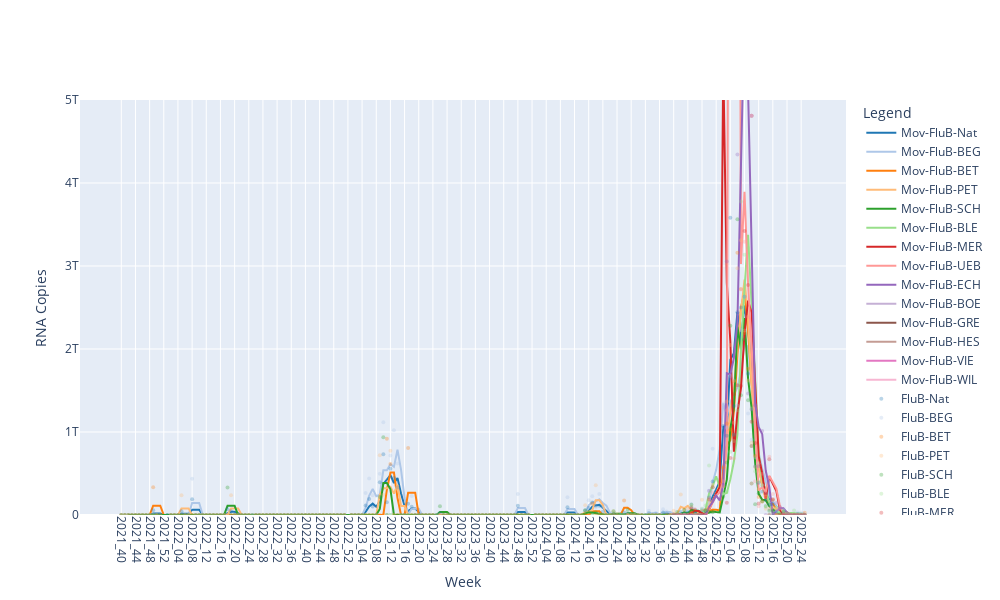

Notebook code for this chart:
### Code cell
fig = make_subplots()

# Get all columns starting with 'FluB' and 'Mov-FluB'
fluB_cols = [col for col in df_flu.columns if col.startswith('FluB')]
mov_fluA_cols = [col for col in df_flu.columns if col.startswith('Mov-FluB')]

# Define a color map for FluB columns
colors = plt.cm.tab20.colors  # or use any other colormap you like
color_map = {col: mcolors.to_hex(colors[i % len(colors)]) for i, col in enumerate(fluB_cols)}

# Plot Mov-FluB columns as lines
for col in mov_fluA_cols:
    # Get the corresponding FluB-* column name
    flu_col = col.replace('Mov-', '')
    fig.add_trace(go.Scatter(
        x=df_flu['yyyy-w (Flu)'],
        y=df_flu[col],
        mode='lines',
        name=col,
        line=dict(color=color_map[flu_col])
    ))

# Plot FluB columns as scatter
for col in fluB_cols:
    fig.add_trace(go.Scatter(
        x=df_flu['yyyy-w (Flu)'],
        y=df_flu[col],
        mode='markers',
        name=col,
        marker=dict(size=4, color=color_map[col]),
        opacity=0.3
    ))

fig.update_layout(
    width=1000, height=600,
    xaxis_title='Week',
    yaxis_title='RNA Copies',
    legend_title='Legend'
)
fig.update_yaxes(range=[0, 5e12])
fig.update_xaxes(tickangle=90)
fig.show()

### Figure 1 — Plotly figure (JSON) as saved in the notebook; plotly's stock layout.template omitted (floating-point values rounded to 4 significant figures; data arrays with more than 128 entries replaced by an {"elided": "..."} marker saying what was removed)
{"data": [{"line": {"color": "#1f77b4"}, "mode": "lines", "name": "Mov-FluB-Nat", "type": "scatter", "x": {"elided": "194 str values"}, "y": {"elided": "194 float values"}}, {"line": {"color": "#aec7e8"}, "mode": "lines", "name": "Mov-FluB-BEG", "type": "scatter", "x": {"elided": "194 str values"}, "y": {"elided": "194 float values"}}, {"line": {"color": "#ff7f0e"}, "mode": "lines", "name": "Mov-FluB-BET", "type": "scatter", "x": {"elided": "194 str values"}, "y": {"elided": "194 float values"}}, {"line": {"color": "#ffbb78"}, "mode": "lines", "name": "Mov-FluB-PET", "type": "scatter", "x": {"elided": "194 str values"}, "y": {"elided": "194 float values"}}, {"line": {"color": "#2ca02c"}, "mode": "lines", "name": "Mov-FluB-SCH", "type": "scatter", "x": {"elided": "194 str values"}, "y": {"elided": "194 float values"}}, {"line": {"color": "#98df8a"}, "mode": "lines", "name": "Mov-FluB-BLE", "type": "scatter", "x": {"elided": "194 str values"}, "y": {"elided": "194 float values"}}, {"line": {"color": "#d62728"}, "mode": "lines", "name": "Mov-FluB-MER", "type": "scatter", "x": {"elided": "194 str values"}, "y": {"elided": "194 float values"}}, {"line": {"color": "#ff9896"}, "mode": "lines", "name": "Mov-FluB-UEB", "type": "scatter", "x": {"elided": "194 str values"}, "y": {"elided": "194 float values"}}, {"line": {"color": "#9467bd"}, "mode": "lines", "name": "Mov-FluB-ECH", "type": "scatter", "x": {"elided": "194 str values"}, "y": {"elided": "194 float values"}}, {"line": {"color": "#c5b0d5"}, "mode": "lines", "name": "Mov-FluB-BOE", "type": "scatter", "x": {"elided": "194 str values"}, "y": {"elided": "194 float values"}}, {"line": {"color": "#8c564b"}, "mode": "lines", "name": "Mov-FluB-GRE", "type": "scatter", "x": {"elided": "194 str values"}, "y": {"elided": "194 float values"}}, {"line": {"color": "#c49c94"}, "mode": "lines", "name": "Mov-FluB-HES", "type": "scatter", "x": {"elided": "194 str values"}, "y": {"elided": "194 float values"}}, {"line": {"color": "#e377c2"}, "mode": "lines", "name": "Mov-FluB-VIE", "type": "scatter", "x": {"elided": "194 str values"}, "y": {"elided": "194 float values"}}, {"line": {"color": "#f7b6d2"}, "mode": "lines", "name": "Mov-FluB-WIL", "type": "scatter", "x": {"elided": "194 str values"}, "y": {"elided": "194 float values"}}, {"marker": {"color": "#1f77b4", "size": 4}, "mode": "markers", "name": "FluB-Nat", "opacity": 0.3, "type": "scatter", "x": {"elided": "194 str values"}, "y": {"elided": "194 float values"}}, {"marker": {"color": "#aec7e8", "size": 4}, "mode": "markers", "name": "FluB-BEG", "opacity": 0.3, "type": "scatter", "x": {"elided": "194 str values"}, "y": {"elided": "194 float values"}}, {"marker": {"color": "#ff7f0e", "size": 4}, "mode": "markers", "name": "FluB-BET", "opacity": 0.3, "type": "scatter", "x": {"elided": "194 str values"}, "y": {"elided": "194 float values"}}, {"marker": {"color": "#ffbb78", "size": 4}, "mode": "markers", "name": "FluB-PET", "opacity": 0.3, "type": "scatter", "x": {"elided": "194 str values"}, "y": {"elided": "194 float values"}}, {"marker": {"color": "#2ca02c", "size": 4}, "mode": "markers", "name": "FluB-SCH", "opacity": 0.3, "type": "scatter", "x": {"elided": "194 str values"}, "y": {"elided": "194 float values"}}, {"marker": {"color": "#98df8a", "size": 4}, "mode": "markers", "name": "FluB-BLE", "opacity": 0.3, "type": "scatter", "x": {"elided": "194 str values"}, "y": {"elided": "194 float values"}}, {"marker": {"color": "#d62728", "size": 4}, "mode": "markers", "name": "FluB-MER", "opacity": 0.3, "type": "scatter", "x": {"elided": "194 str values"}, "y": {"elided": "194 float values"}}, {"marker": {"color": "#ff9896", "size": 4}, "mode": "markers", "name": "FluB-UEB", "opacity": 0.3, "type": "scatter", "x": {"elided": "194 str values"}, "y": {"elided": "194 float values"}}, {"marker": {"color": "#9467bd", "size": 4}, "mode": "markers", "name": "FluB-ECH", "opacity": 0.3, "type": "scatter", "x": {"elided": "194 str values"}, "y": {"elided": "194 float values"}}, {"marker": {"color": "#c5b0d5", "size": 4}, "mode": "markers", "name": "FluB-BOE", "opacity": 0.3, "type": "scatter", "x": {"elided": "194 str values"}, "y": {"elided": "194 float values"}}, {"marker": {"color": "#8c564b", "size": 4}, "mode": "markers", "name": "FluB-GRE", "opacity": 0.3, "type": "scatter", "x": {"elided": "194 str values"}, "y": {"elided": "194 float values"}}, {"marker": {"color": "#c49c94", "size": 4}, "mode": "markers", "name": "FluB-HES", "opacity": 0.3, "type": "scatter", "x": {"elided": "194 str values"}, "y": {"elided": "194 float values"}}, {"marker": {"color": "#e377c2", "size": 4}, "mode": "markers", "name": "FluB-VIE", "opacity": 0.3, "type": "scatter", "x": {"elided": "194 str values"}, "y": {"elided": "194 float values"}}, {"marker": {"color": "#f7b6d2", "size": 4}, "mode": "markers", "name": "FluB-WIL", "opacity": 0.3, "type": "scatter", "x": {"elided": "194 str values"}, "y": {"elided": "194 float values"}}], "layout": {"height": 600, "legend": {"title": {"text": "Legend"}}, "width": 1000, "xaxis": {"anchor": "y", "domain": [0, 1], "tickangle": 90, "title": {"text": "Week"}}, "yaxis": {"anchor": "x", "domain": [0, 1], "range": [0, 5000000000000], "title": {"text": "RNA Copies"}}}}
